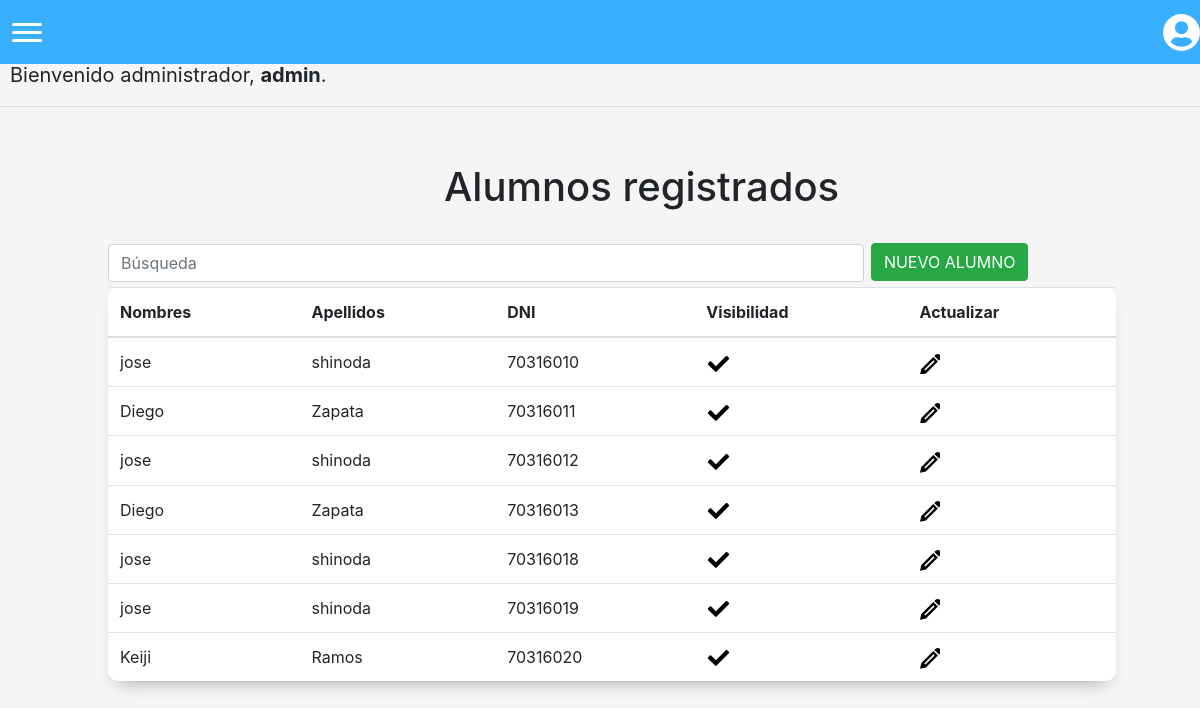
The app's page /listaalumnos (signed in) with its own data.
### matricula/models.py (models this page shows)
class User(AbstractUser):
    pass

class Alumno(models.Model):
    nombre = models.CharField(max_length=255)
    apellido = models.CharField(max_length=255)
    dni = models.IntegerField(primary_key=True)
    activo = models.BooleanField(default=1)

### matricula/views.py (the view)
# urls.py: path('listaalumnos', views.listarAlumnos, name='listaalumnos'),
@login_required(login_url='/login')
def listarAlumnos(request):
    return render(request, "matricula/listaalumnos.html", {'alumnos': Alumno.objects.all()})

### matricula/templates/matricula/listaalumnos.html (shortened to what this page needs)
{% extends "matricula/layout.html" %}
{% block body %}
<div style="margin-left: 37%; margin-bottom: 30px;">
    <h1 style="font-size: 40px;">Alumnos registrados</h1>
</div>
<input id="buscar" type="number" placeholder="Búsqueda" class="form-control">
<button id="options" class="btn btn-success" onclick="changeWindow()">NUEVO ALUMNO</button>
<div>
    <table id="tabla" class="table">
    <thead>
            <tr>
                <th scope="col">
                    Nombres
                </th>
                <th scope="col">
                    Apellidos
                </th>
                <th scope="col">
                    DNI
                </th>
                <th scope="col">
                    Visibilidad
                </th>
                <th scope="col">
                    Actualizar
                </th>
            </tr>
        </thead>
        <tbody>
            {% for alumno in alumnos %}
            <tr>
                <td scope="row">
                {{alumno.nombre}}
                </td>
                <td scope="row">
                    {{alumno.apellido}}
                </td>
                <td scope="row">
                    {{alumno.dni}}
                </td>
                <td scope="row">
                    <a href="../desactivaralumno/{{alumno.dni}}">
                    </a>
                </td>
                <td scope="row">
                    <a href="../editaralumno/{{alumno.dni}}">
                    </a>
                </td>
            </tr>
            {% endfor %}
        </tbody>
    </table>
</div>
{% endblock %}

### matricula/templates/matricula/layout.html (shortened to what this page needs)
{% load static %}
<!DOCTYPE html>
<html lang="en">
    <head>
        <link rel="stylesheet" href="https://stackpath.bootstrapcdn.com/bootstrap/4.4.1/css/bootstrap.min.css">
        <link href="{% static 'matricula/styles.css' %}" rel="stylesheet">
    </head>
    <body id="bootstrap-overrides">
        <nav>
            <div class="burger" onclick="navSlide()">
                <div class="line1"></div>
                <div class="line2"></div>
                <div class="line3"></div>
            </div>
            <div style="margin-left: 93%; cursor: pointer;" onclick="navSlide()">
            </div>
        </nav>
        <div id="greeting">
            {% if user.is_authenticated %}
                Bienvenido administrador,  <strong>{{ user.username }}</strong>.
            {% else %}
                Por favor,<a class="nav-link" href="{% url 'login'%}" style="display: inline;">Ingrese al sistema</a>
            {% endif %}
        </div>
        <hr>
        <div style="height: 40px;"></div>
        {% block body %}
        {% endblock %}
    </body>
</html>

### matricula/static/matricula/styles.css (style rules this page uses)
body { background-color: whitesmoke; }
#bootstrap-overrides nav { display: flex; align-items: center; min-height: 8vh; font-family: 'Cabin', sans-serif; background-color: rgb(56, 175, 255); position: fixed; top: 0; width: 100%; }
#bootstrap-overrides .burger { margin-left: 7px; display: flex; z-index: 400; cursor: pointer; }
#bootstrap-overrides .burger div { width: 30px; height: 3px; background-color: rgb(255, 255, 255); margin: 5px; transition: all 0.3s ease; border-radius: 10px; }
body { overflow-x: hidden; }
#bootstrap-overrides .burger { display: block; }
.table { margin-left: 9%; width: 84%; padding: 40px; border-radius: 10px; background-color: white; -webkit-box-shadow: 0 8px 6px -6px #999; -moz-box-shadow: 0 8px 6px -6px #999; box-shadow: 0 10px 16px -10px #999; }
input[placeholder="Búsqueda"] { width: 63%; margin-left: 9%; display: inline; }
#options { margin: 0.2%; margin-bottom: 0.5%; display: inline; }

### matricula/templates/matricula/layout.html (style rules this page uses)
#greeting { margin: 10px; font-size: 20px; margin-top: 5%; }

### records on screen
User: username "admin"
Alumno: nombre "jose", apellido "shinoda", dni "70316010", activo True (drawn)
Alumno: nombre "Diego", apellido "Zapata", dni "70316011", activo True (drawn)
Alumno: nombre "jose", apellido "shinoda", dni "70316012", activo True (drawn)
Alumno: nombre "Diego", apellido "Zapata", dni "70316013", activo True (drawn)
Alumno: nombre "jose", apellido "shinoda", dni "70316018", activo True (drawn)
Alumno: nombre "jose", apellido "shinoda", dni "70316019", activo True (drawn)
Alumno: nombre "Keiji", apellido "Ramos", dni "70316020", activo True (drawn)
